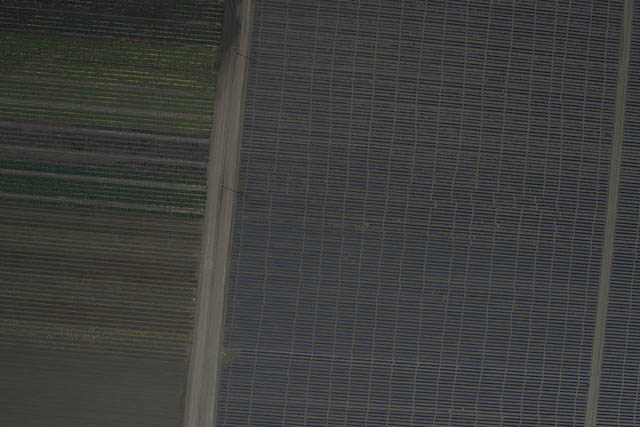
#> input picture foto5B.jpg, 640 x 427 px, found by its file name
$ python ORB.py
#> lines starting #> are read from the running program, lines starting #| are printed output that depends on the picture; after the words box and inside, x2 and y2 are one past the last pixel; in counts of white or black regions, pixels touching at a corner belong together
import cv2
import numpy as np

img1 = cv2.imread('/home/sirabas/Documents/AGV/Stiching/panorama/foto5B.jpg')
#> img1 is the input picture: shape (427, 640, 3); mean B, G, R 60.4, 61.9, 61.4
img2 = cv2.imread('/home/sirabas/Documents/AGV/Stiching/panorama/foto5A.jpg')
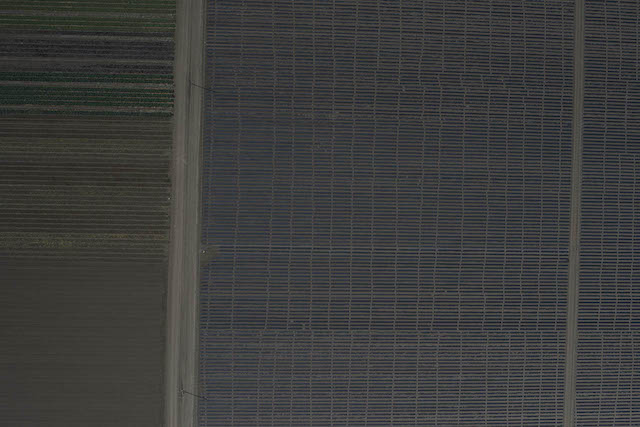
#> input picture foto5A.jpg, 640 x 427 px, found by its file name
#> img2 is the input picture: shape (427, 640, 3); mean B, G, R 60.3, 61, 60.5

gray1 = cv2.cvtColor(img1, cv2.COLOR_BGR2GRAY)
gray2 = cv2.cvtColor(img2, cv2.COLOR_BGR2GRAY)

orb = cv2.ORB_create()
kps1, features1 = orb.detectAndCompute(gray1, None)
#> kps1 = 211 keypoints; strongest (x, y, size): (588, 385, 31), (598, 200, 31), (564, 77, 31), (523, 214, 31)
kps2, features2 = orb.detectAndCompute(gray2, None)
#> kps2 = 174 keypoints; strongest (x, y, size): (597, 312, 31), (596, 315, 31), (521, 328, 31), (500, 322, 31)

bf = cv2.BFMatcher(cv2.NORM_HAMMING , crossCheck = True)
matches = bf.match(features1, features2)
#> matches = 79 matches
matches = sorted(matches, key = lambda x:x.distance)


img3 = cv2.drawMatches(img1, kps1, img2, kps2, matches[:50], img2, flags=2)
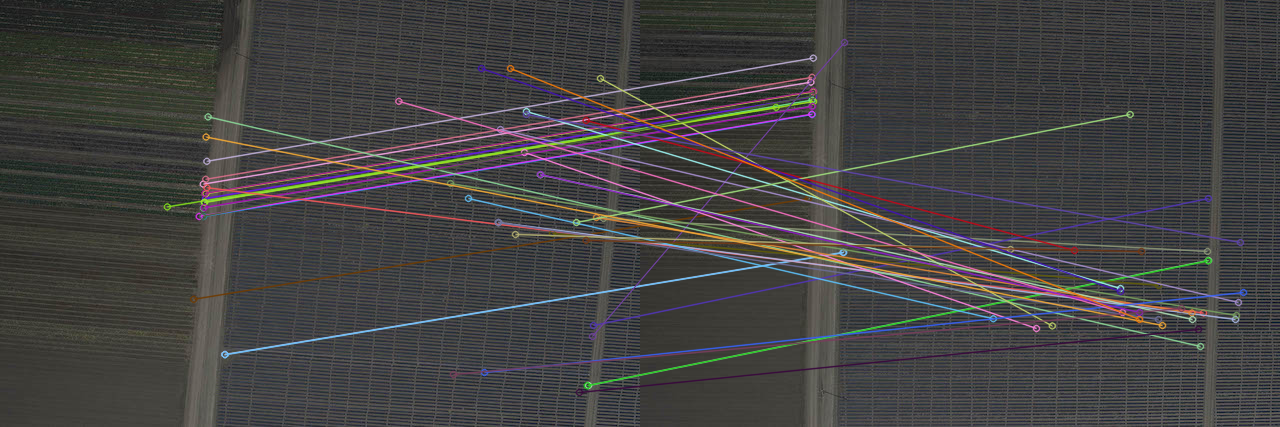
#> img3: shape (427, 1280, 3); mean B, G, R 65.5, 65.6, 66.8

kps1_pt = np.float32([ kp.pt for kp in kps1])
#> kps1_pt = 211 pairs, first value 38.4 to 608, second value 33 to 392
kps2_pt = np.float32([ kp.pt for kp in kps2])
#> kps2_pt = 174 pairs, first value 86.4 to 605, second value 42 to 395

pts1 = np.float32([kps1_pt[m.queryIdx] for m in matches])
#> pts1 = 79 pairs, first value 166.8 to 606, second value 50 to 392
pts2 = np.float32([kps2_pt[m.trainIdx] for m in matches])
#> pts2 = 79 pairs, first value 135.6 to 603, second value 42 to 395

(h, status) = cv2.findHomography(pts2, pts1, cv2.RANSAC, ransacReprojThreshold = 4)
#> h = [[1.02, -0.0579, 35.34], [0.0707, 1.01, 90.37], [1.54e-05, 4.18e-05, 1]]; status = 79 values, max 1 at index 0, min 0 at index 20, mean 0.266

width = img2.shape[1] + img1.shape[1]
#> width = 1280
height = img2.shape[0] + img1.shape[0]
#> height = 854

result = cv2.warpPerspective(img2, h, (width, height))
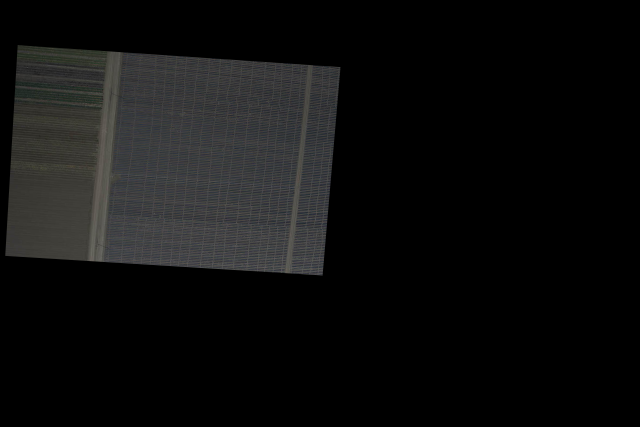
#> result: shape (854, 1280, 3) (shown at 1/2 size); mean B, G, R 14.8, 15, 14.9

result[0:img1.shape[0], 0:img1.shape[1]] = img1
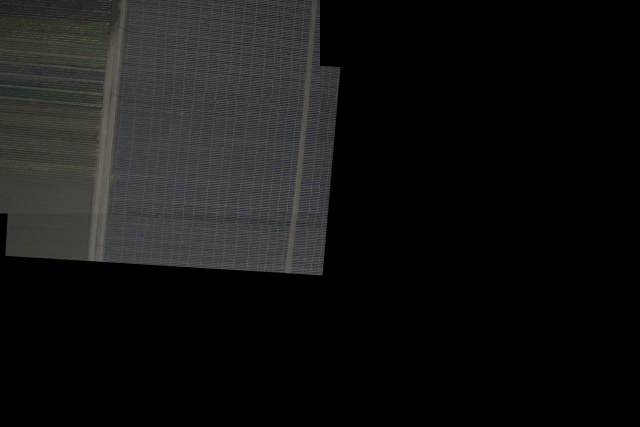
#> result: shape (854, 1280, 3) (shown at 1/2 size); mean B, G, R 19.6, 20, 19.8

graycrop = cv2.cvtColor(result, cv2.COLOR_BGR2GRAY)
threshcrop = cv2.threshold(graycrop, 0, 255, cv2.THRESH_BINARY)[1]
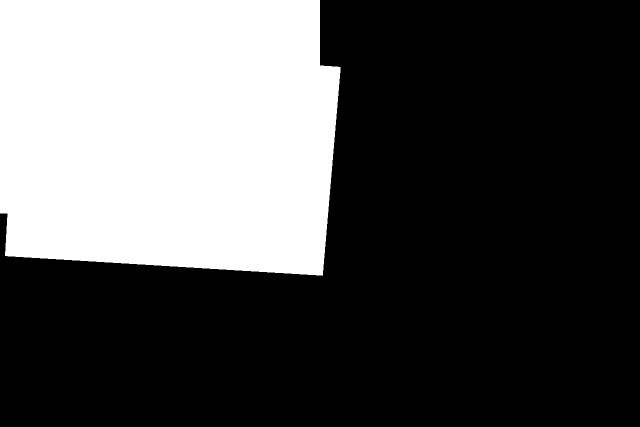
#> threshcrop: shape (854, 1280) (shown at 1/2 size); 31.9% white; 1 white region

cnts = cv2.findContours(threshcrop.copy(), cv2.RETR_EXTERNAL, cv2.CHAIN_APPROX_SIMPLE)
#> cnts = 1 contour; box (x1, y1, x2, y2) and area: (0, 0, 681, 551) 347681
cnts = cnts[0]

# get the maximum contour area
c = max(cnts, key=cv2.contourArea)
#> c = contour of 174 points, box (x1, y1, x2, y2) (0, 0, 681, 551), area 347681

# get a bbox from the contour area
(x, y, w, h) = cv2.boundingRect(c)
#> x = 0; y = 0; w = 681; h = 551

# crop the image to the bbox coordinates
result = result[y:y + h, x:x + w]
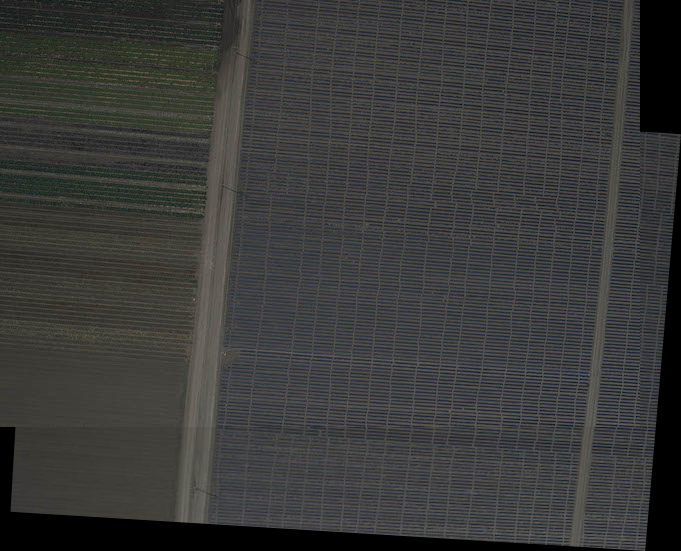
#> result: shape (551, 681, 3); mean B, G, R 57.2, 58.3, 57.8

cv2.namedWindow('feature mapping', cv2.WINDOW_NORMAL)
cv2.imshow('feature mapping', img3)

cv2.namedWindow('output', cv2.WINDOW_NORMAL)
cv2.imshow('output', result)

cv2.imwrite("foto5.png",result)

cv2.waitKey(0)
